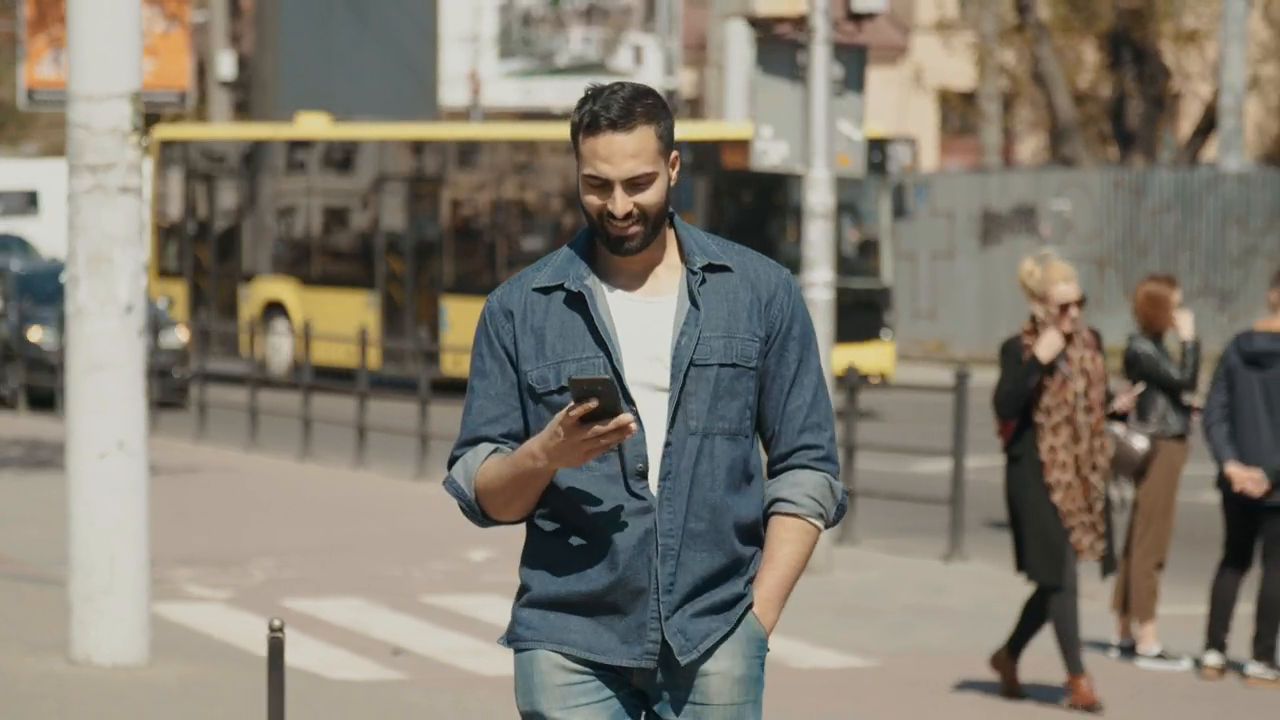
#> input picture frame 39 of 3_OpenCV/Resources/large.mp4, 1280 x 720 px, given in place of mixkit.mp4, which was not available
$ python 36_Canshift_Tracking.py
#> lines starting #> are read from the running program, lines starting #| are printed output that depends on the picture; after the words box and inside, x2 and y2 are one past the last pixel; in counts of white or black regions, pixels touching at a corner belong together; long printed decimals are rounded; pictures that were not available may be replaced by others from this repository, and a replacement may not be noted

import numpy as np
import cv2 as cv
cap = cv.VideoCapture('Resources\mixkit.mp4')
# take first frame of the video
ret, frame = cap.read()
#> frame is the input picture: shape (720, 1280, 3); mean B, G, R 111.1, 123.1, 129.4
# setup initial location of window
x, y, width, height = 300, 200, 100, 50
track_window = (x, y ,width, height)
# set up the ROI for tracking
roi = frame[y:y+height, x : x+width]
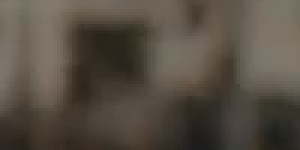
#> roi: shape (50, 100, 3) (shown 3 times larger); mean B, G, R 66.3, 77.4, 85.4
hsv_roi = cv.cvtColor(roi, cv.COLOR_BGR2HSV)
#> hsv_roi: shape (50, 100, 3); mean H, S, V 18.4, 59.8, 85.4
mask = cv.inRange(hsv_roi, np.array((0., 60., 32.)), np.array((180., 255., 255)))
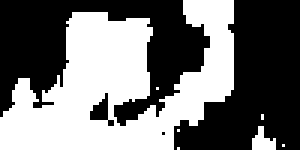
#> mask: shape (50, 100) (shown 3 times larger); 45.2% white; 7 white regions (5 under 20 px), largest, box (x1, y1, x2, y2) and area: (0, 0, 78, 50) 2215, (84, 42, 92, 50) 40
roi_hist = cv.calcHist([hsv_roi], [0], mask, [180], [0, 180])
#> roi_hist = 180 values, max 796 at index 17, min 0 at index 0, mean 12.56
cv.normalize(roi_hist, roi_hist, 0, 255,cv.NORM_MINMAX)
# Setup the termination criteria, either 10 iteration or move by atleast 1 pt
term_crit = ( cv.TERM_CRITERIA_EPS | cv.TERM_CRITERIA_COUNT, 10, 1)
cv.imshow('roi',roi)
while(1):
    ret, frame = cap.read()
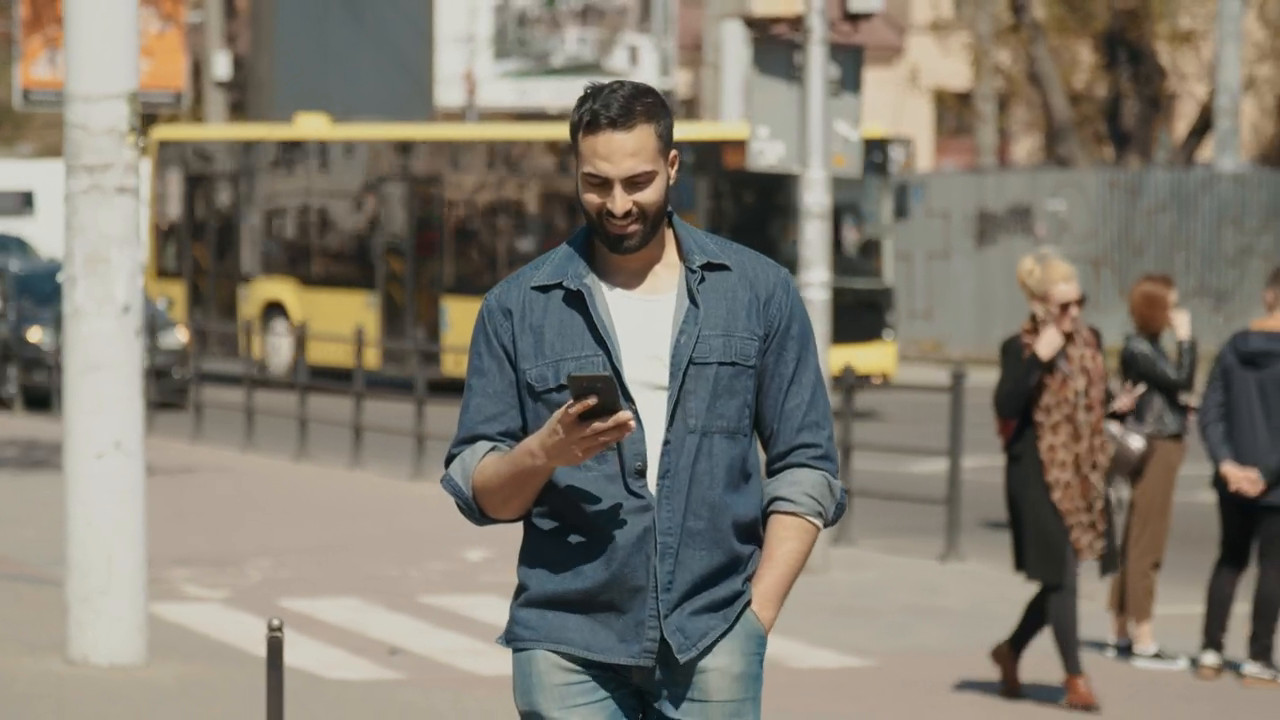
#> input picture frame 40 of 3_OpenCV/Resources/large.mp4, 1280 x 720 px, given in place of mixkit.mp4, which was not available
#> frame is the input picture: shape (720, 1280, 3); mean B, G, R 111.1, 123, 129.3
    if ret == True:

        hsv = cv.cvtColor(frame, cv.COLOR_BGR2HSV)
#> hsv: shape (720, 1280, 3); mean H, S, V 34, 52.2, 132.9
        dst = cv.calcBackProject([hsv], [0], roi_hist, [0, 180], 1)
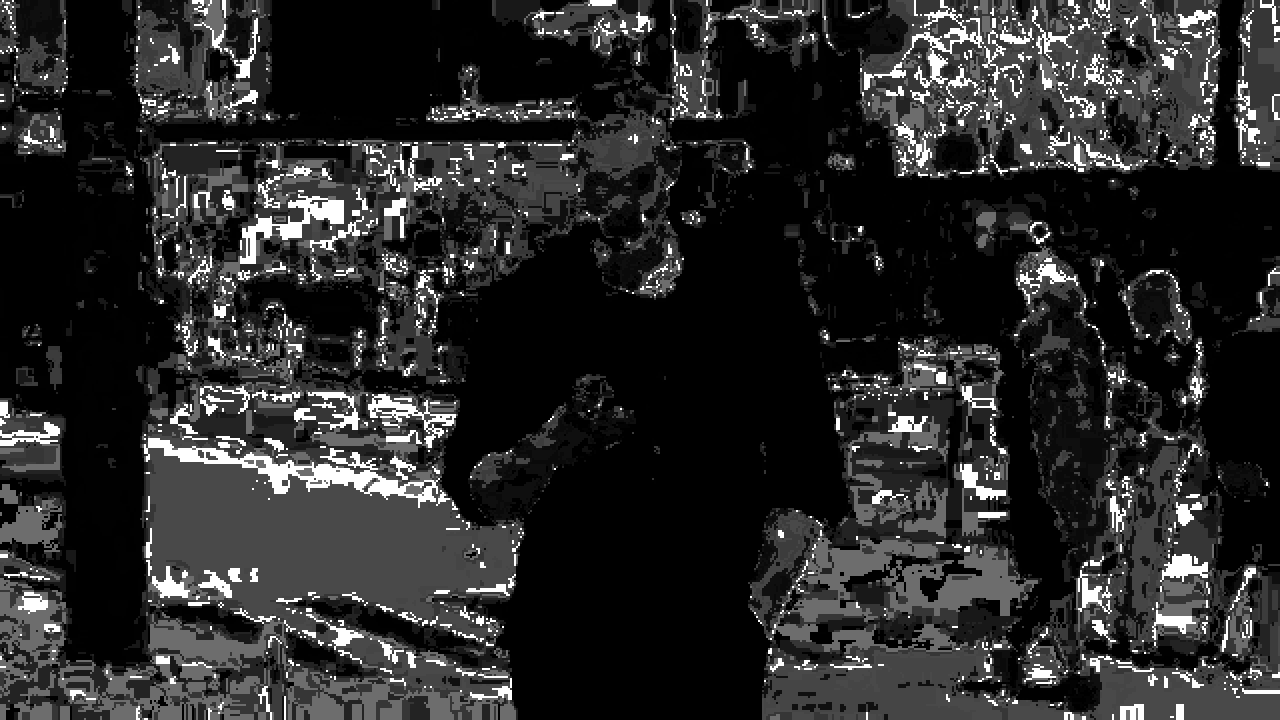
#> dst: shape (720, 1280); min 0, max 255, mean 41.5
        # apply meanshift to get the new location
        ret, track_window = cv.CamShift(dst, track_window, term_crit)
#> ret = ((310.5, 216.5), (71.33, 131.5), 89.13); track_window = (244, 180, 133, 73)

        # Draw it on image
        pts = cv.boxPoints(ret)
#> pts = [[244.2, 181.8], [375.7, 179.8], [376.8, 251.2], [245.3, 253.2]]
        print(pts)
#| [[244.229 181.838]
#|  [375.684 179.8358 ]
#|  [376.7707  251.162]
#|  [245.316 253.1642 ]]
        pts = np.int0(pts)
#> pts = [[244, 181], [375, 179], [376, 251], [245, 253]]
        final_image = cv.polylines(frame, [pts], True, (0, 255, 0), 2)
        #x,y,w,h = track_window
        #final_image = cv.rectangle(frame, (x,y), (x+w, y+h), 255, 3)

        cv.imshow('dst', dst)
        cv.imshow('final_image',final_image)
        if cv.waitKey(1) & 0xFF == ord('q'):      # To Stop Video
#> (key q is pressed here)
            break

    else:
        break

$ run again, starting later in the video
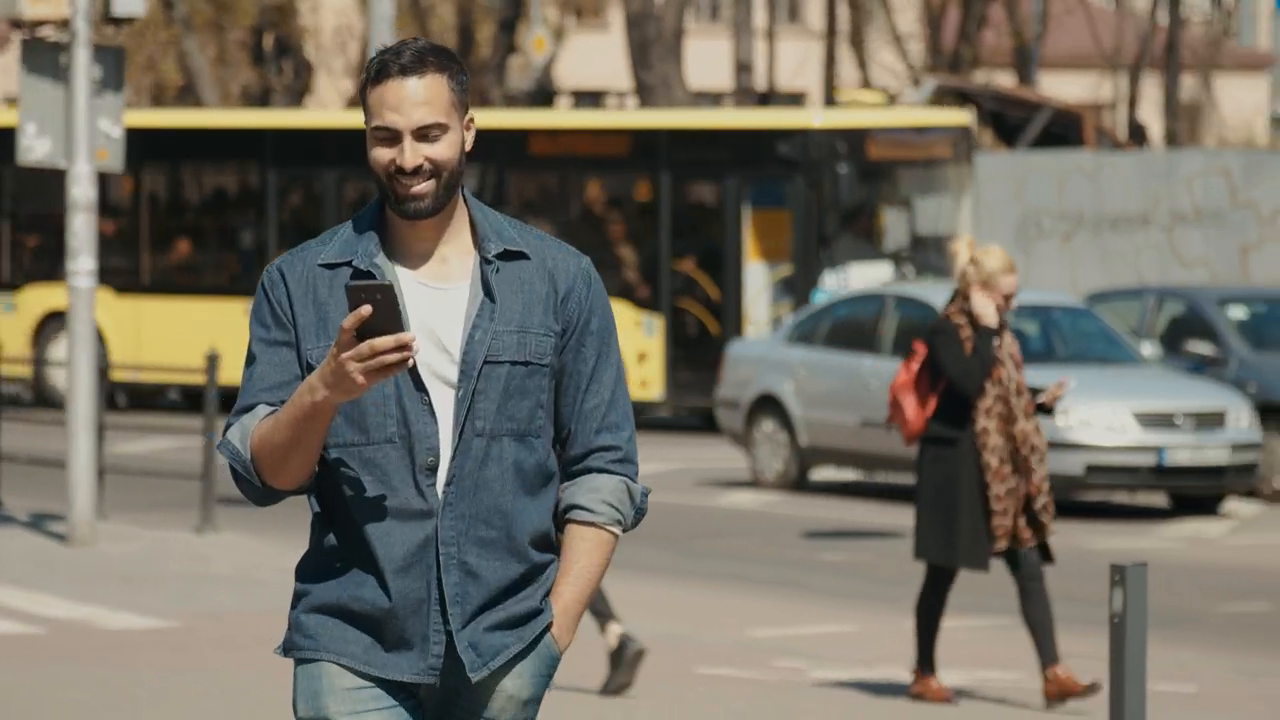
#> input picture frame 177 of 3_OpenCV/Resources/large.mp4, 1280 x 720 px, given in place of mixkit.mp4, which was not available
#> frame is the input picture: shape (720, 1280, 3); mean B, G, R 98.8, 110.4, 115.9
#> hsv_roi: shape (50, 100, 3); mean H, S, V 70.2, 78.3, 57.2
#> `mask = cv.inRange(hsv_roi, np.array((0., 60., 32.)), np.array((180., 2..`:
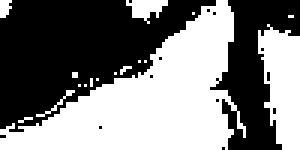
#> mask: shape (50, 100) (shown 3 times larger); 49.1% white; 17 white regions (14 under 20 px), largest, box (x1, y1, x2, y2) and area: (0, 0, 82, 50) 1907, (86, 8, 100, 50) 420, (42, 0, 56, 8) 63
#> roi_hist = 180 values, max 573 at index 101, min 0 at index 0, mean 13.63
#> hsv: shape (720, 1280, 3); mean H, S, V 37.9, 58.9, 121
#> `dst = cv.calcBackProject([hsv], [0], roi_hist, [0, 180], 1)`:
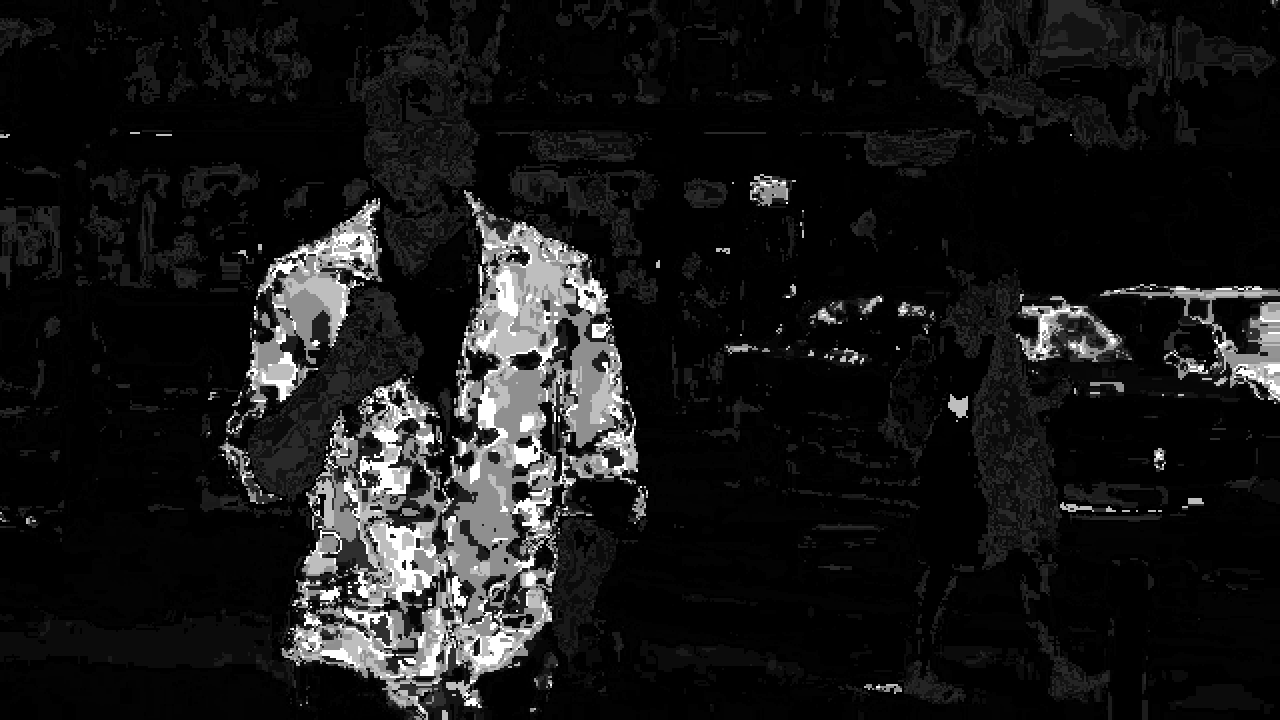
#> dst: shape (720, 1280); min 0, max 255, mean 23.5
#> ret = ((334, 257.5), (60.99, 116.8), 67.91); track_window = (279, 228, 110, 59)
#> `pts = cv.boxPoints(ret)`: pts = [[268.4, 251.2], [376.6, 207.3], [399.6, 263.8], [291.4, 307.7]]
#| [[268.434 251.205]
#|  [376.629 207.287]
#|  [399.566 263.7953 ]
#|  [291.371 307.713]]
#> `pts = np.int0(pts)`: pts = [[268, 251], [376, 207], [399, 263], [291, 307]]

$ run again, starting later in the video
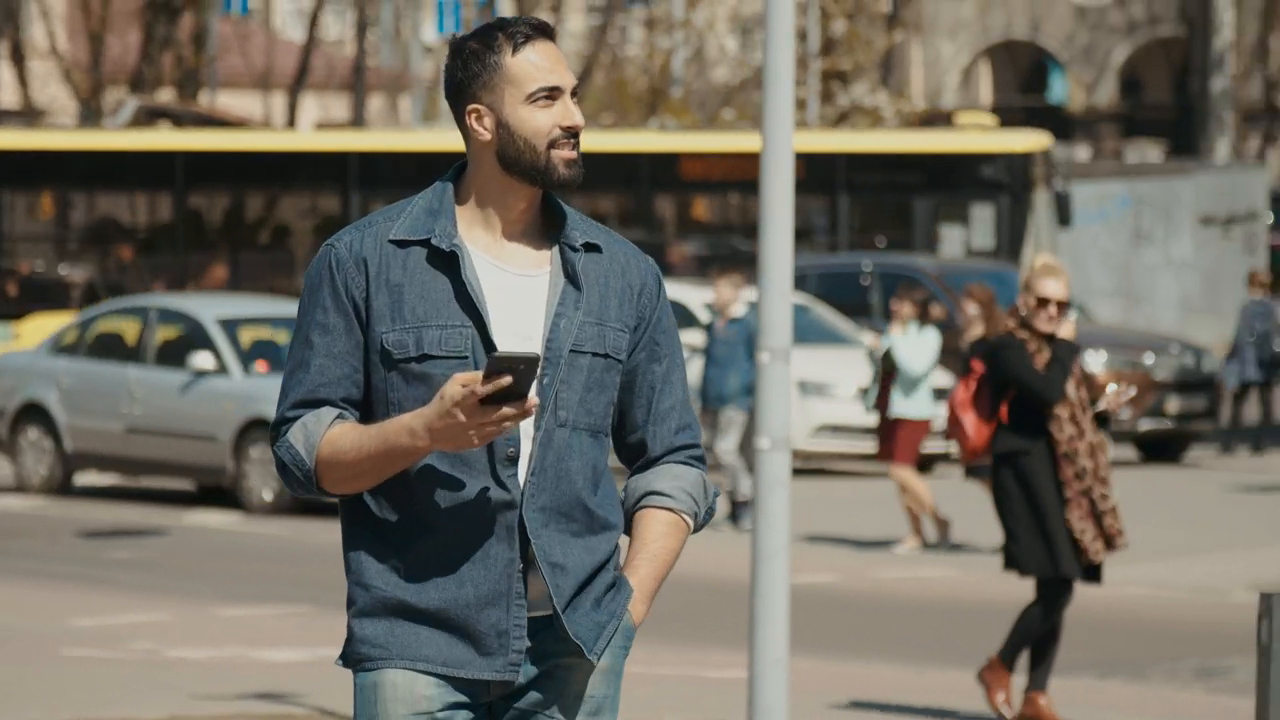
#> input picture frame 315 of 3_OpenCV/Resources/large.mp4, 1280 x 720 px, given in place of mixkit.mp4, which was not available
#> frame is the input picture: shape (720, 1280, 3); mean B, G, R 97.7, 108, 112.4
#> hsv_roi: shape (50, 100, 3); mean H, S, V 62.8, 73.2, 80.7
#> `mask = cv.inRange(hsv_roi, np.array((0., 60., 32.)), np.array((180., 2..`:
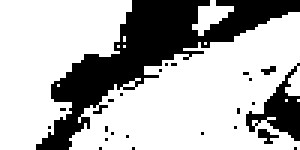
#> mask: shape (50, 100) (shown 3 times larger); 70.4% white; 24 black regions (22 under 20 px), largest, box (x1, y1, x2, y2) and area: (12, 0, 100, 50) 1243, (82, 21, 100, 47) 183
#> roi_hist = 180 values, max 731 at index 101, min 0 at index 0, mean 19.56
#> hsv: shape (720, 1280, 3); mean H, S, V 40.2, 58.3, 117.7
#> `dst = cv.calcBackProject([hsv], [0], roi_hist, [0, 180], 1)`:
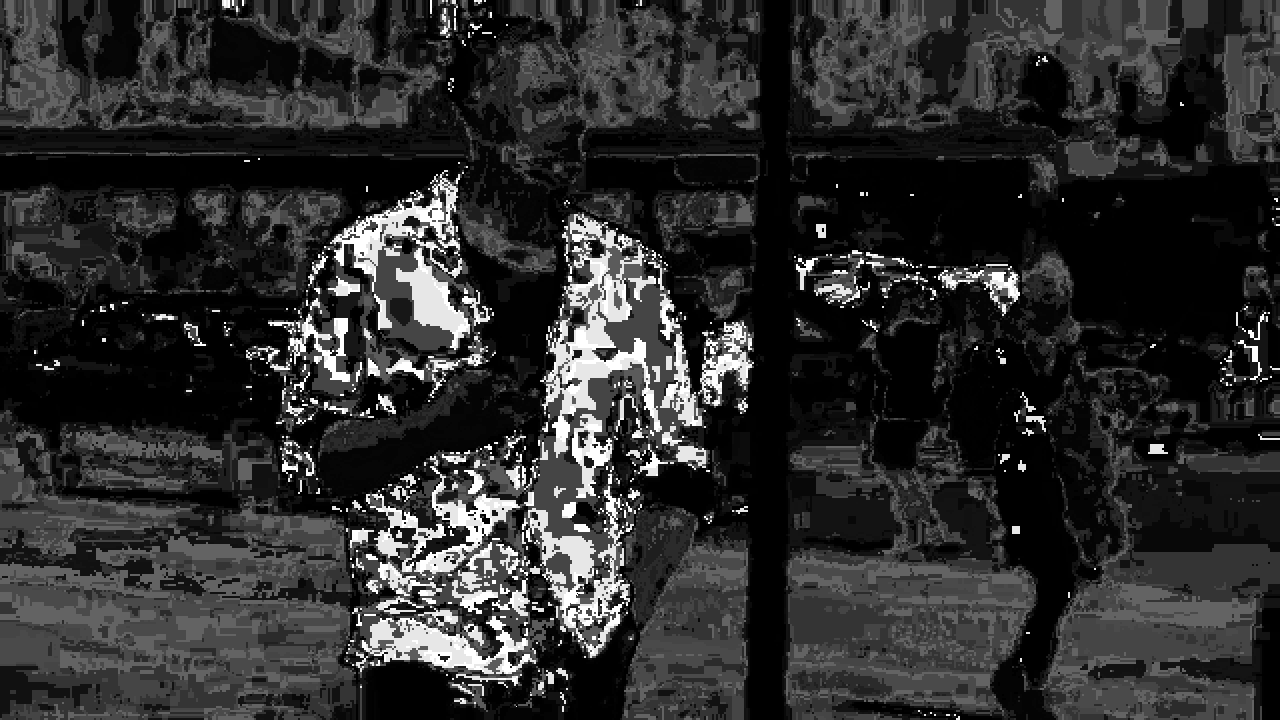
#> dst: shape (720, 1280); min 0, max 255, mean 45.3
#> ret = ((391.5, 234.5), (70.21, 131.3), 78.51); track_window = (326, 199, 131, 71)
#> `pts = cv.boxPoints(ret)`: pts = [[320.2, 213.2], [448.8, 187], [462.8, 255.8], [334.2, 282]]
#| [[320.1887  213.175]
#|  [448.8217  187.021]
#|  [462.8113  255.825]
#|  [334.1783  281.979]]
#> `pts = np.int0(pts)`: pts = [[320, 213], [448, 187], [462, 255], [334, 281]]
